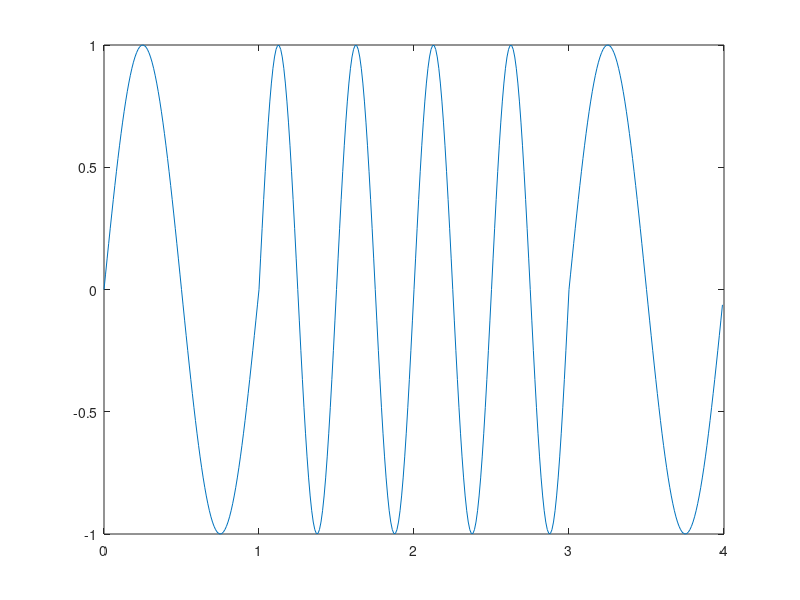

This chart was generated by the following MATLAB code:
clear
pcm1=[1 16];
l_sam=2;
tao=0.01;
t1=0:tao:1-tao;
w_fsk=2*pi*1;%周期为
fsk16=zeros(1,l_sam*(1/tao)*2);
for i=0:l_sam-1
    binstr= dec2bin(pcm1(i+1),8);%254='11111110'
    num=bin2dec(binstr(1:4))%'1111'=15
    fsk16(i*(1/tao*2)+1:(i+0.5)*(1/tao*2))=sin(((num+1)*w_fsk).*t1);%用(num+1)进行频率调制
    num=bin2dec(binstr(5:8))%'1110'=14
    fsk16((i+0.5)*(1/tao*2)+1:(i+1)*(1/tao*2))=sin(((num+1)*w_fsk).*t1);%用(num+1)进行频率调制
end

i=0;
t1=0:tao:1*4-tao;
plot(t1,fsk16(i*(1/tao*2)+1:(i+2)*(1/tao*2)));
pcm1(i+1:i+2)